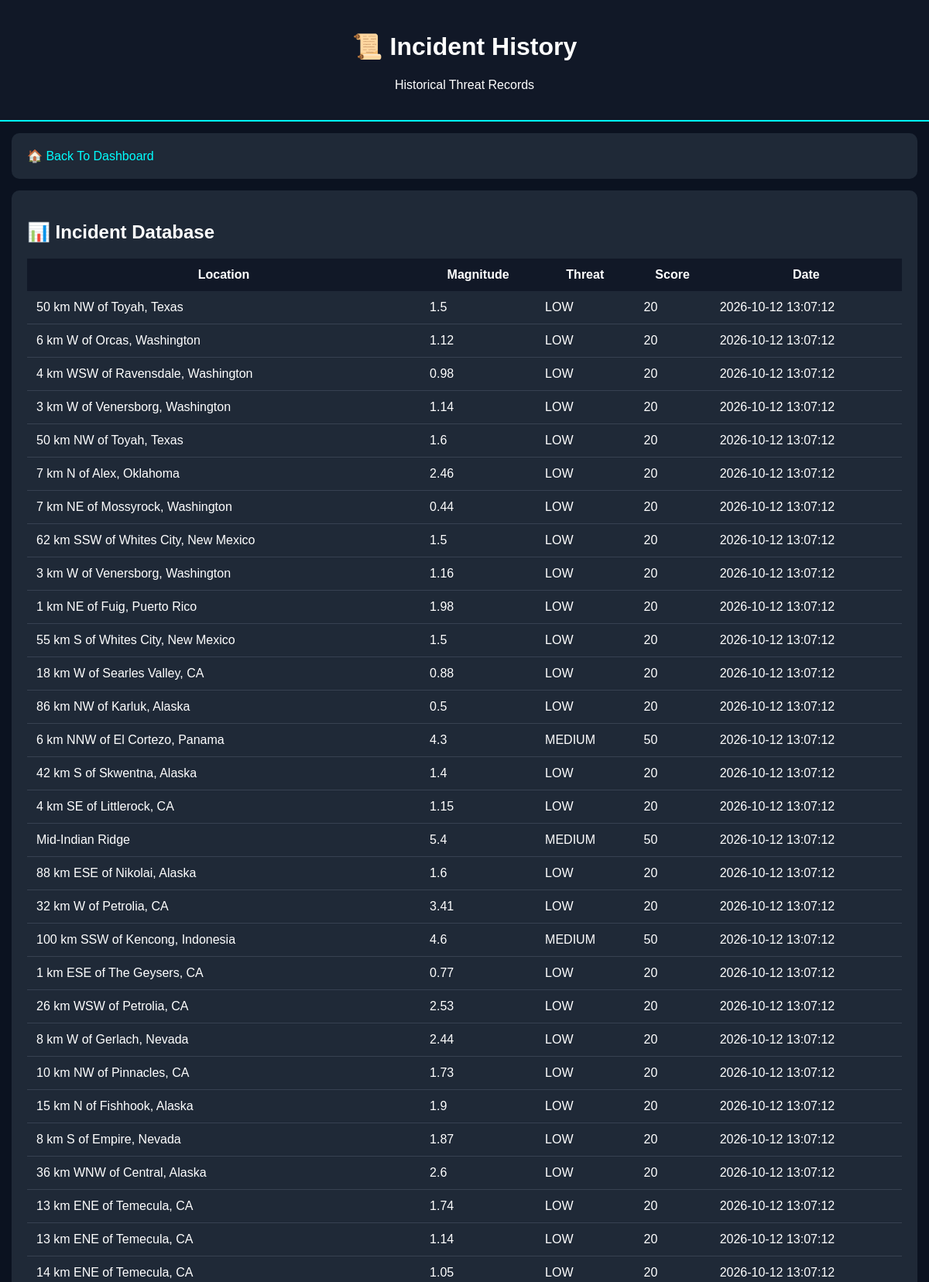
The page /history (signed in, upper part) on the database its author committed.
### tables this page shows
CREATE TABLE incidents (

        id INTEGER PRIMARY KEY AUTOINCREMENT,

        event_id TEXT UNIQUE,

        place TEXT,

        magnitude REAL,

        latitude REAL,

        longitude REAL,

        risk TEXT,

        threat_level TEXT,

        threat_score INTEGER,

        created_at TIMESTAMP DEFAULT CURRENT_TIMESTAMP

    );

### app.py (the view)
@app.route("/history")
def history():
    if session.get("role") != "admin":
        return redirect("/")
    conn = sqlite3.connect("praharix.db")
    cur = conn.cursor()
    cur.execute("""
        SELECT place, magnitude, threat_level, threat_score, created_at
        FROM incidents
        ORDER BY id DESC
        LIMIT 100
    """)
    incidents = cur.fetchall()
    conn.close()
    return render_template(
        "history.html",
        incidents=incidents
    )

### templates/history.html (shortened to what this page needs)
<!DOCTYPE html>
<html>
<head>
</head>
<body>
<div class="header">
<h1>
📜 Incident History
</h1>
<p>
Historical Threat Records
</p>
</div>
<div class="card">
<a href="/">
🏠 Back To Dashboard
</a>
</div>
<div class="card">
<h2>
📊 Incident Database
</h2>
<table>
<tr>
<th>Location</th>
<th>Magnitude</th>
<th>Threat</th>
<th>Score</th>
<th>Date</th>
</tr>
{% for row in incidents %}
<tr>
<td>{{row[0]}}</td>
<td>{{row[1]}}</td>
<td>{{row[2]}}</td>
<td>{{row[3]}}</td>
<td>{{row[4]}}</td>
</tr>
{% endfor %}
</table>
</div>
</body>
</html>

### templates/history.html (style rules this page uses)
body { background:#0b1220; color:white; font-family:Arial; margin:0; padding:0; }
.header { background:#111827; padding:20px; text-align:center; border-bottom:2px solid cyan; }
.card { background:#1f2937; padding:20px; margin:15px; border-radius:10px; }
table { width:100%; border-collapse:collapse; }
th { background:#111827; padding:12px; }
td { padding:12px; border-bottom:1px solid #374151; }
a { color:cyan; text-decoration:none; }

### rows shown on the page
incidents: place "50 km NW of Toyah, Texas", magnitude "1.5", threat_level "LOW", threat_score "20", created_at "2026-10-12 13:07:12"
incidents: place "6 km W of Orcas, Washington", magnitude "1.12", threat_level "LOW", threat_score "20", created_at "2026-10-12 13:07:12"
incidents: place "4 km WSW of Ravensdale, Washington", magnitude "0.98", threat_level "LOW", threat_score "20", created_at "2026-10-12 13:07:12"
incidents: place "3 km W of Venersborg, Washington", magnitude "1.14", threat_level "LOW", threat_score "20", created_at "2026-10-12 13:07:12"
incidents: place "50 km NW of Toyah, Texas", magnitude "1.6", threat_level "LOW", threat_score "20", created_at "2026-10-12 13:07:12"
incidents: place "7 km N of Alex, Oklahoma", magnitude "2.46", threat_level "LOW", threat_score "20", created_at "2026-10-12 13:07:12"
incidents: place "7 km NE of Mossyrock, Washington", magnitude "0.44", threat_level "LOW", threat_score "20", created_at "2026-10-12 13:07:12"
incidents: place "62 km SSW of Whites City, New Mexico", magnitude "1.5", threat_level "LOW", threat_score "20", created_at "2026-10-12 13:07:12"
incidents: place "3 km W of Venersborg, Washington", magnitude "1.16", threat_level "LOW", threat_score "20", created_at "2026-10-12 13:07:12"
incidents: place "1 km NE of Fuig, Puerto Rico", magnitude "1.98", threat_level "LOW", threat_score "20", created_at "2026-10-12 13:07:12"
incidents: place "55 km S of Whites City, New Mexico", magnitude "1.5", threat_level "LOW", threat_score "20", created_at "2026-10-12 13:07:12"
incidents: place "18 km W of Searles Valley, CA", magnitude "0.88", threat_level "LOW", threat_score "20", created_at "2026-10-12 13:07:12"
incidents: place "86 km NW of Karluk, Alaska", magnitude "0.5", threat_level "LOW", threat_score "20", created_at "2026-10-12 13:07:12"
incidents: place "6 km NNW of El Cortezo, Panama", magnitude "4.3", threat_level "MEDIUM", threat_score "50", created_at "2026-10-12 13:07:12"
incidents: place "42 km S of Skwentna, Alaska", magnitude "1.4", threat_level "LOW", threat_score "20", created_at "2026-10-12 13:07:12"
incidents: place "4 km SE of Littlerock, CA", magnitude "1.15", threat_level "LOW", threat_score "20", created_at "2026-10-12 13:07:12"
incidents: place "Mid-Indian Ridge", magnitude "5.4", threat_level "MEDIUM", threat_score "50", created_at "2026-10-12 13:07:12"
incidents: place "88 km ESE of Nikolai, Alaska", magnitude "1.6", threat_level "LOW", threat_score "20", created_at "2026-10-12 13:07:12"
incidents: place "32 km W of Petrolia, CA", magnitude "3.41", threat_level "LOW", threat_score "20", created_at "2026-10-12 13:07:12"
incidents: place "100 km SSW of Kencong, Indonesia", magnitude "4.6", threat_level "MEDIUM", threat_score "50", created_at "2026-10-12 13:07:12"
incidents: place "1 km ESE of The Geysers, CA", magnitude "0.77", threat_level "LOW", threat_score "20", created_at "2026-10-12 13:07:12"
incidents: place "26 km WSW of Petrolia, CA", magnitude "2.53", threat_level "LOW", threat_score "20", created_at "2026-10-12 13:07:12"
incidents: place "8 km W of Gerlach, Nevada", magnitude "2.44", threat_level "LOW", threat_score "20", created_at "2026-10-12 13:07:12"
incidents: place "10 km NW of Pinnacles, CA", magnitude "1.73", threat_level "LOW", threat_score "20", created_at "2026-10-12 13:07:12"
incidents: place "15 km N of Fishhook, Alaska", magnitude "1.9", threat_level "LOW", threat_score "20", created_at "2026-10-12 13:07:12"
incidents: place "8 km S of Empire, Nevada", magnitude "1.87", threat_level "LOW", threat_score "20", created_at "2026-10-12 13:07:12"
incidents: place "36 km WNW of Central, Alaska", magnitude "2.6", threat_level "LOW", threat_score "20", created_at "2026-10-12 13:07:12"
incidents: place "13 km ENE of Temecula, CA", magnitude "1.74", threat_level "LOW", threat_score "20", created_at "2026-10-12 13:07:12"
incidents: place "13 km ENE of Temecula, CA", magnitude "1.14", threat_level "LOW", threat_score "20", created_at "2026-10-12 13:07:12"
incidents: place "14 km ENE of Temecula, CA", magnitude "1.05", threat_level "LOW", threat_score "20", created_at "2026-10-12 13:07:12"
